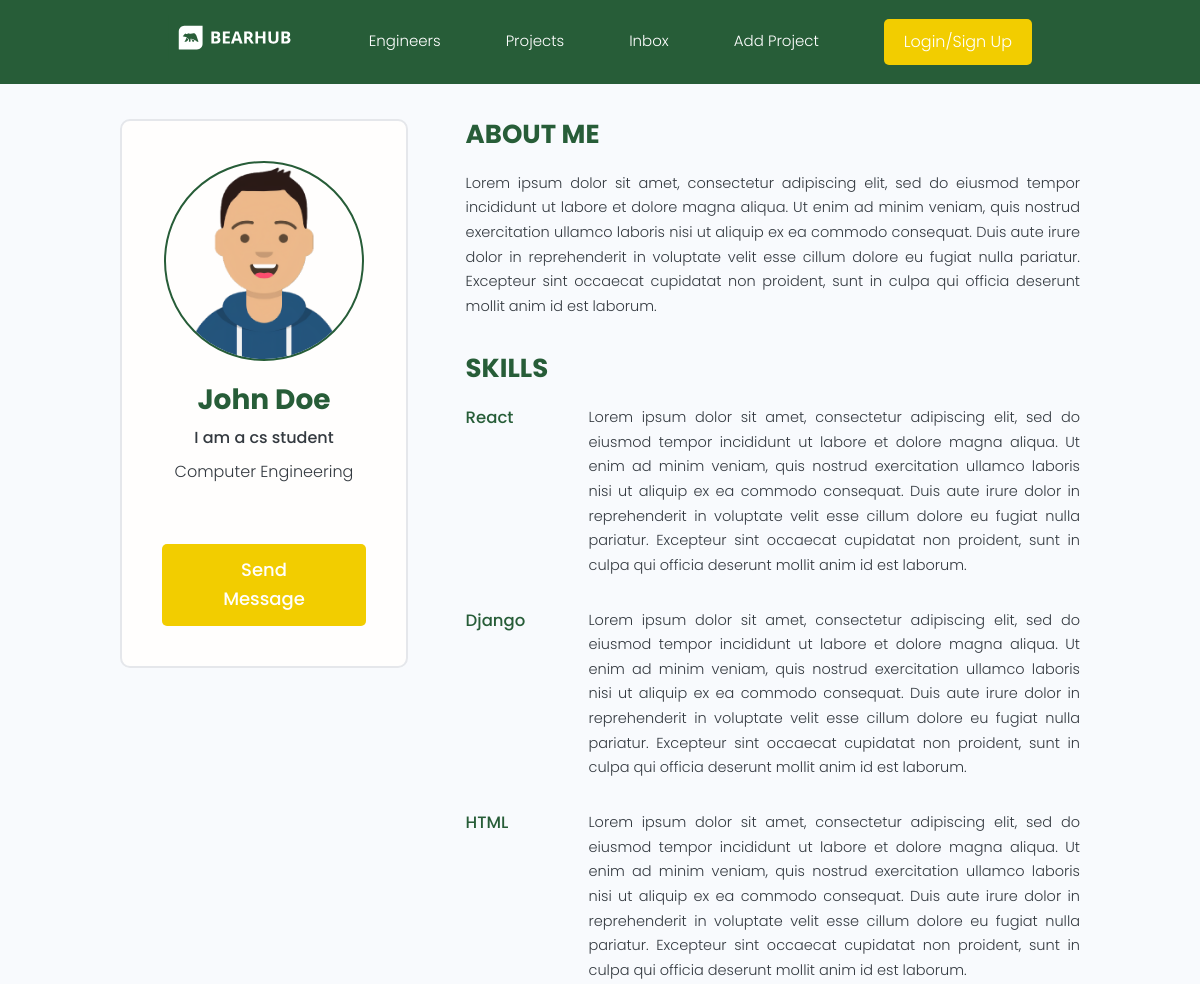
/profile/c474cf9a-91df-4aea-93c0-319f524d9901 (upper part), run on an earlier commit of the app's database.
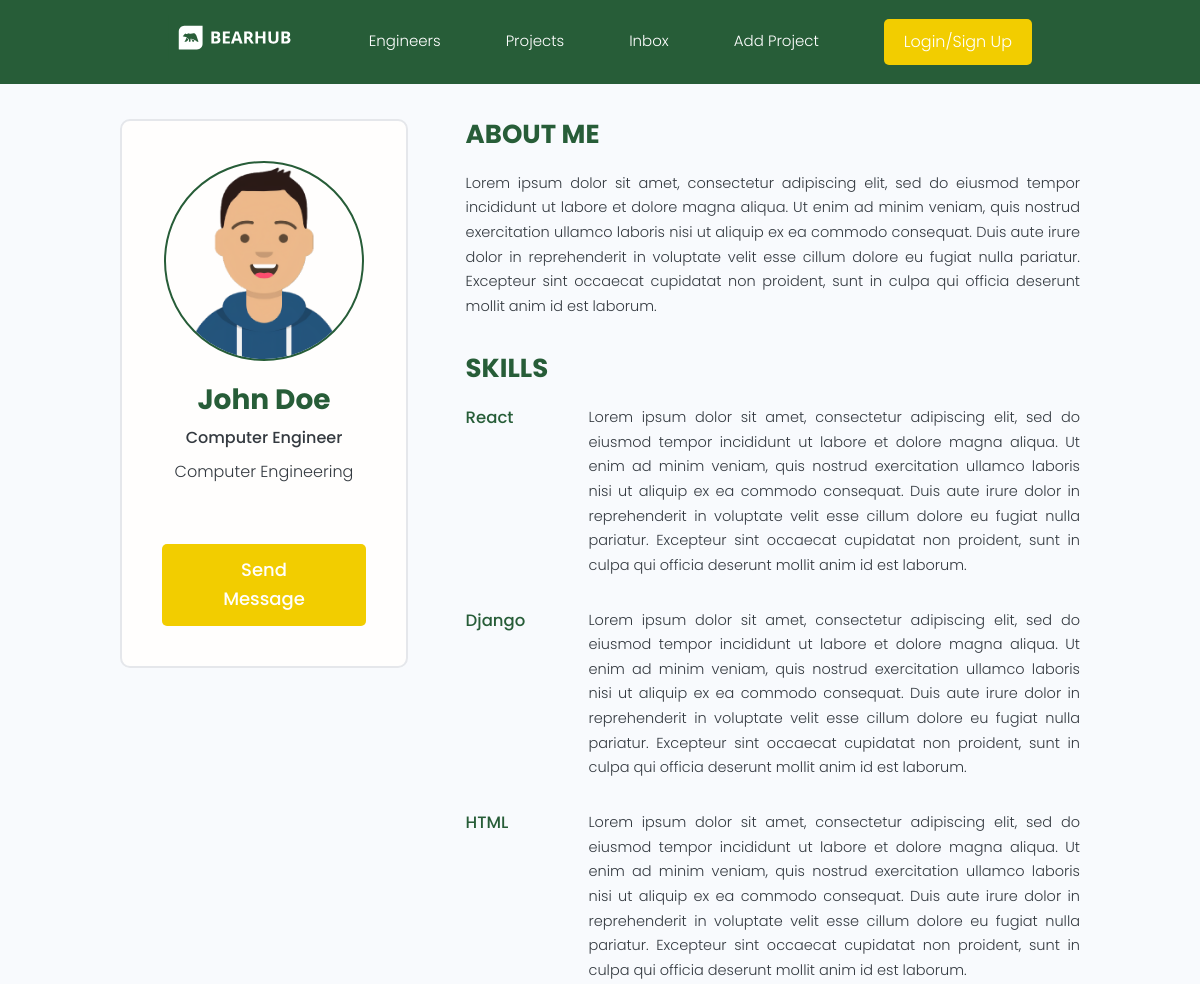
And on a later commit of the database.
### users/models.py (models this page shows, shortened)
class Profile(models.Model):
    user = models.OneToOneField(User, on_delete=models.CASCADE, null=True, blank=True)
    name = models.CharField(max_length=200, blank=True, null=True)
    email = models.EmailField(max_length=500, blank=True, null=True)
    username =  models.CharField(max_length=200, blank=True, null=True)
    major =  models.CharField(max_length=200, blank=True, null=True)
    short_intro = models.CharField(max_length=200, blank=True, null=True)
    bio = models.TextField(blank=True, null=True)
    profile_image = models.ImageField(null=True, blank=True, upload_to='profiles/', default="profiles/user-default.png")
    social_github = models.CharField(max_length=200, blank=True, null=True)
    social_stackoverflow = models.CharField(max_length=200, blank=True, null=True)
    social_twitter = models.CharField(max_length=200, blank=True, null=True)
    social_linkedin = models.CharField(max_length=200, blank=True, null=True)
    social_website = models.CharField(max_length=200, blank=True, null=True)
    created = models.DateTimeField(auto_now_add=True)
    id = models.UUIDField(default=uuid.uuid4, unique=True, primary_key=True, editable=False)

### users/views.py (the view)
# urls.py: path('profile/<str:pk>', views.userProfile, name="user-profile"),
def userProfile(request, pk):
    profile = Profile.objects.get(id=pk)
    topSkills = profile.skill_set.exclude(description__exact="")
    otherSkills = profile.skill_set.filter(description="")
    context = {'profile': profile, 'topSkills': topSkills, 'otherSkills': otherSkills}
    return render(request, 'users/user-profile.html', context)

### projects/models.py (called while the page is built)
    def __str__(self):
        return self.name

### users/models.py (called while the page is built)
    def __str__(self):
        return str(self.name)

### users/templates/users/user-profile.html (shortened to what this page needs)
{% extends 'main.html' %}
{% block content %}
<main class="profile my-md">
    <div class="container">
      <div class="layout">
        <div class="column column--1of3">
          <div class="card text-center">
            <div class="card__body dev">
              <img class="avatar avatar--xl" src="{{ profile.profile_image.url }}" />
              <h2 class="dev__name">{{profile.name}}</h2>
              <p class="dev__title">{{profile.short_intro}}</p>
              <p class="dev__location">{{profile.major}}</p>
              <a href="#" class="btn btn--sub btn--lg">Send Message </a>
            </div>
          </div>
        </div>
        <div class="column column--2of3">
          <div class="devInfo">
            <h3 class="devInfo__title">About Me</h3>
            <p class="devInfo__about">{{profile.bio}}</p>
          </div>
          <div class="devInfo">
            <h3 class="devInfo__title">Skills</h3>
            <div class="devInfo__skills">
              {% for skill in topSkills %}
              <div class="devSkill">
                <h4 class="devSkill__title">{{ skill.name }}</h4>
                <p class="devSkill__info">{{ skill.description }}</p>
              </div>
              {% endfor %}
            </div>
          </div>
        </div>
      </div>
    </div>
  </main>
{% endblock content %}

What changed in the data, as far as the page shows it:
changed Profile "John Doe": short_intro "I am a cs student" → "Computer Engineer"
